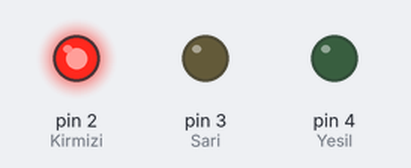
Simulated run of this sketch. Board: Arduino Uno, built with avr-gcc and run on an emulated ATmega328P. Shown: output pins drawn as LEDs (lit = HIGH).

Above: at 5.0 s.
At 15.0 s:
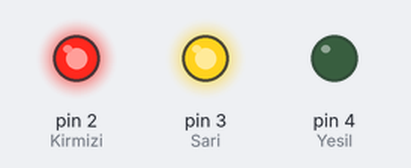
At 21.0 s:
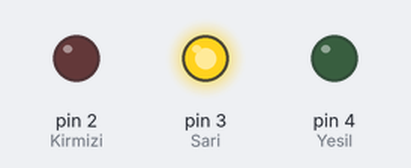
At 24.5 s:
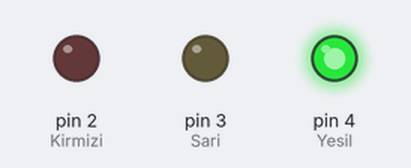
Timing chart, 0 to 35.1 s (numbered marks = the images above):
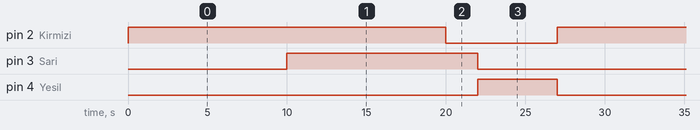

The sketch:

APS_2_Kod_2.ino
```cpp
/*
 *  Yıldıray KARACA IoT1929 Kampı İçin Arduino Problem Seti 2 Çözümü.
 *  mail: yildiraykaraca@icloud.com
 *  github: https://github.com/yildiraykaraca
*/

#define Kirmizi 2 //"Kirmizi" Adında 2 Numaralı Pine Bağlı Değişken Oluştur.
#define Sari 3    //"Sari" Adında 3 Numaralı Pine Bağı Değişken Oluştur.
#define Yesil 4   //"Yesil" Adında 4 Numaralı Pine Bağlı Değişken Oluştur.
void setup() // Yüklendiğinde
{
  for(int i = 2 ; i<5; i++) //Pin Numaralarını Baz Alarak Döngü Tanımladım.
  {
  pinMode(i,OUTPUT); //Döngüden Gelen Pin Numaralarında Led Olduğundan Ötürü Çıkış Gösterdim.
  }


}

void loop() // Sonsuz Döngüde.
{
  digitalWrite(Kirmizi, HIGH); //Kırmızı LED'i Yak.
  delay(10000);                //10000 Milisaniye = 10 Saniye Bekle.

  digitalWrite(Sari, HIGH);    //Sarı LED'i Yak.
  delay(10000);                //10000 Milisaniye = 10 Saniye Bekle.

  digitalWrite(Kirmizi, LOW);  //Kırmızı LED'i Söndür.

  delay(2000);                 //2000 Milisaniye = 2 Saniye Bekle.
  digitalWrite(Sari, LOW);     //Sarı LED'i Söndür.

  digitalWrite(Yesil, HIGH);   //Yeşil LED'i Yak.
  delay(5000);                 //5000 Milisaniye = 5 Saniye Bekle.
  digitalWrite(Yesil, LOW);    //Yeşil LED'i Söndür.
}
```

Measured:
- by itself, pin 2 (Kirmizi): alternates HIGH for 20.0 s and LOW for 7.0 s
- by itself, pin 3 (Sari): alternates HIGH for 12.0 s and LOW for 15.0 s
- by itself, pin 4 (Yesil): alternates HIGH for 5.0 s and LOW for 22.0 s
